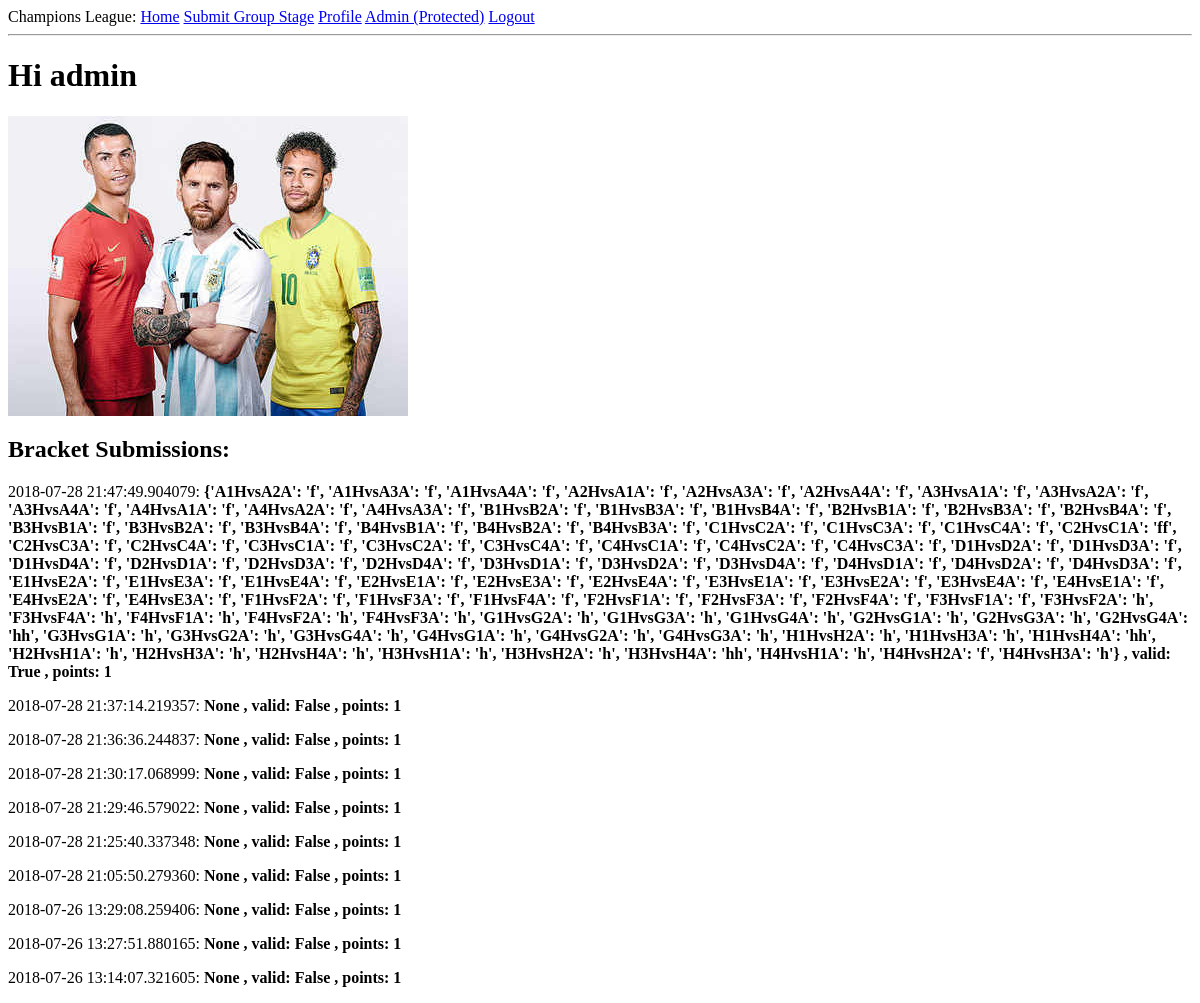
The app's page /profile (signed in), older data.
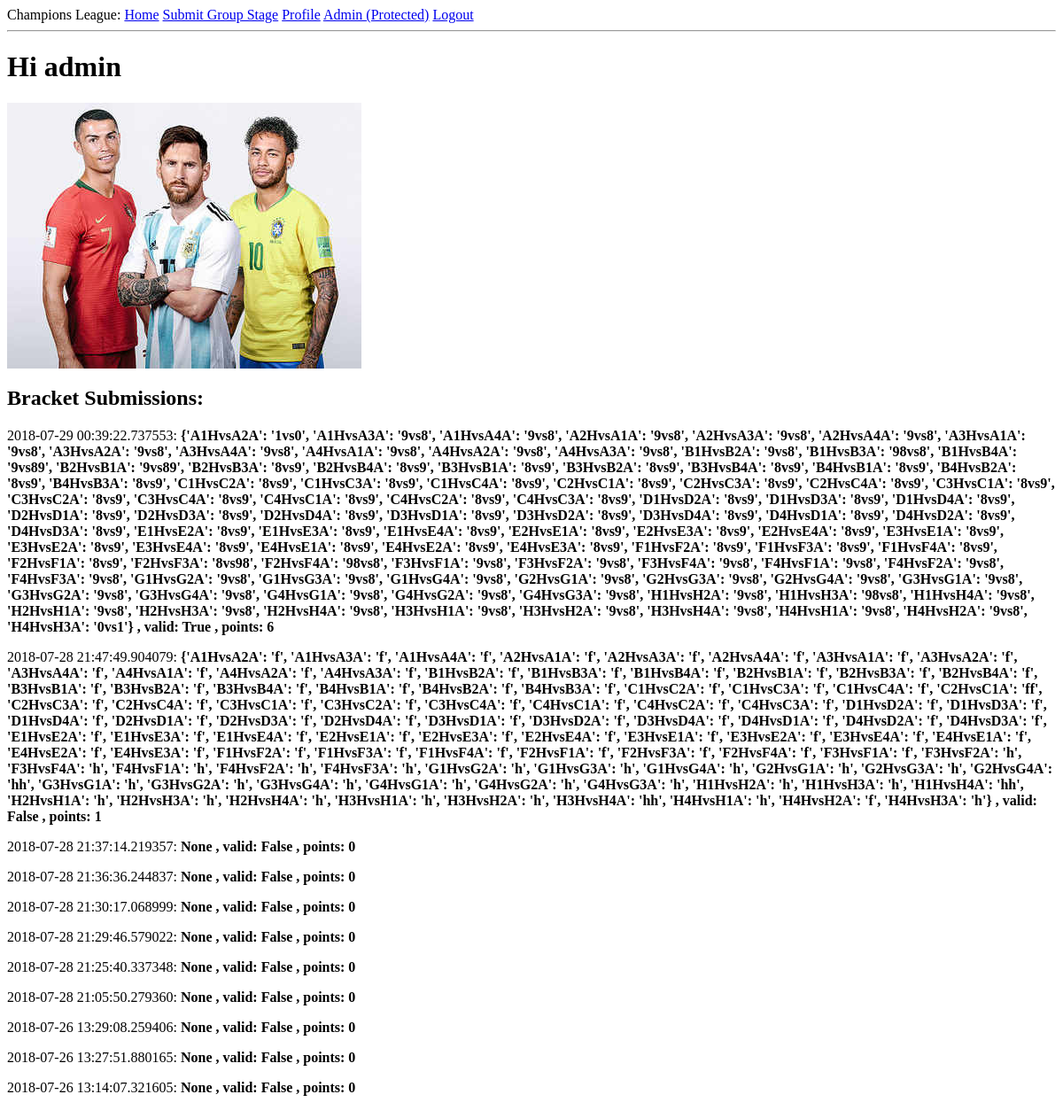
The same page, newer data.
### app/models.py (models this page shows, shortened)
class User(UserMixin, db.Model):
	id = db.Column(db.Integer, primary_key=True)
	username = db.Column(db.String(64), index=True, unique=True)
	email = db.Column(db.String(120), index=True, unique=True)
	password_hash = db.Column(db.String(128))

class Post(db.Model):
	id = db.Column(db.Integer, primary_key=True)
	timestamp = db.Column(db.DateTime, index=True, default=datetime.utcnow)
	user_id = db.Column(db.Integer, db.ForeignKey('user.id'))
	bracket = db.Column(db.PickleType)
	points = db.Column(db.Integer)
	valid = db.Column(db.Boolean, default=False) # Post is only valid if it's the latest submission for a user
	group_stage_guess = db.Column(db.PickleType)
	R16_guess = db.Column(db.PickleType)
	QF_guess = db.Column(db.PickleType)
	SF_guess = db.Column(db.PickleType)
	F_guess = db.Column(db.PickleType)
	def get_group_guess(self):
		if self.group_stage_guess:
			return pickle.loads(self.group_stage_guess)
		return None

### app/routes.py (the view)
@app.route('/profile')
@login_required
def profile():
	posts=Post.query.filter_by(user_id=current_user.id).order_by(desc('timestamp')).all()
	return render_template('profile.html', posts=posts)

### app/models.py (called while the page is built)
@login.user_loader
def load_user(id):
	return User.query.get(int(id))

### app/templates/profile.html
{% extends "base.html" %}
{% block content %}
    <h1>Hi {{ current_user.username }}</h1>
    <img src="/static/img/cr_messi_ney.jpg"  height="300" alt="">
    <h2>Bracket Submissions:</h2>
    {% for post in posts %}
    <div><p>{{ post.timestamp }}: <b>{{ post.get_group_guess() }}</b> <b>, valid: {{ post.valid }}</b> <b>, points: {{ post.points }}</b></p></div>
    {% endfor %}
{% endblock %}

### app/templates/base.html (shortened to what this page needs)
<html>
    <head>
    </head>
    <body>
       <div>
            Champions League:
            <a href="{{ url_for('index') }}">Home</a>
            <a href="{{ url_for('submit_group_stage') }}">Submit Group Stage</a>
            <a href="{{ url_for('profile') }}">Profile</a>
            <a href="{{ url_for('admin') }}">Admin (Protected)</a>
            {% if current_user.is_anonymous %}
            <a href="{{ url_for('login') }}">Login</a>
            {% else %}
            <a href="{{ url_for('logout') }}">Logout</a>
            {% endif %}
        </div>
        <hr>
        {% block content %}{% endblock %}
    </body>
</html>

Row changes from the older to the newer data that the page shows:
added Post: timestamp "2018-07-29 00:39:22.737553", get_group_guess "{'A1HvsA2A': '1vs0', 'A1HvsA3A': '9vs8', 'A1HvsA4A': '9vs8', 'A2HvsA1A': '9vs8', 'A2HvsA3A': '9vs8', 'A2HvsA4A': '9vs8', 'A3HvsA1A': '9vs8', 'A3HvsA2A': '9vs8', 'A3HvsA4A': '9vs8', 'A4HvsA1A': '9vs8', 'A4HvsA2A': '9vs8', 'A4HvsA3A': '9vs8', 'B1HvsB2A': '9vs8', 'B1HvsB3A': '98vs8', 'B1HvsB4A': '9vs89', 'B2HvsB1A': '9vs89', 'B2HvsB3A': '8vs9', 'B2HvsB4A': '8vs9', 'B3HvsB1A': '8vs9', 'B3HvsB2A': '8vs9', 'B3HvsB4A': '8vs9', 'B4HvsB1A': '8vs9', 'B4HvsB2A': '8vs9', 'B4HvsB3A': '8vs9', 'C1HvsC2A': '8vs9', 'C1HvsC3A': '8vs9', 'C1HvsC4A': '8vs9', 'C2HvsC1A': '8vs9', 'C2HvsC3A': '8vs9', 'C2HvsC4A': '8vs9', 'C3HvsC1A': '8vs9', 'C3HvsC2A': '8vs9', 'C3HvsC4A': '8vs9', 'C4HvsC1A': '8vs9', 'C4HvsC2A':…", valid "True", points "6"
changed Post (number 2 of 11 on the later page): valid "True" → "False"
changed Post (number 3 of 11 on the later page): points "1" → "0"
changed Post (number 4 of 11 on the later page): points "1" → "0"
changed Post (number 5 of 11 on the later page): points "1" → "0"
changed Post (number 6 of 11 on the later page): points "1" → "0"
changed Post (number 7 of 11 on the later page): points "1" → "0"
changed Post (number 8 of 11 on the later page): points "1" → "0"
changed Post (number 9 of 11 on the later page): points "1" → "0"
changed Post (number 10 of 11 on the later page): points "1" → "0"
changed Post (number 11 of 11 on the later page): points "1" → "0"
